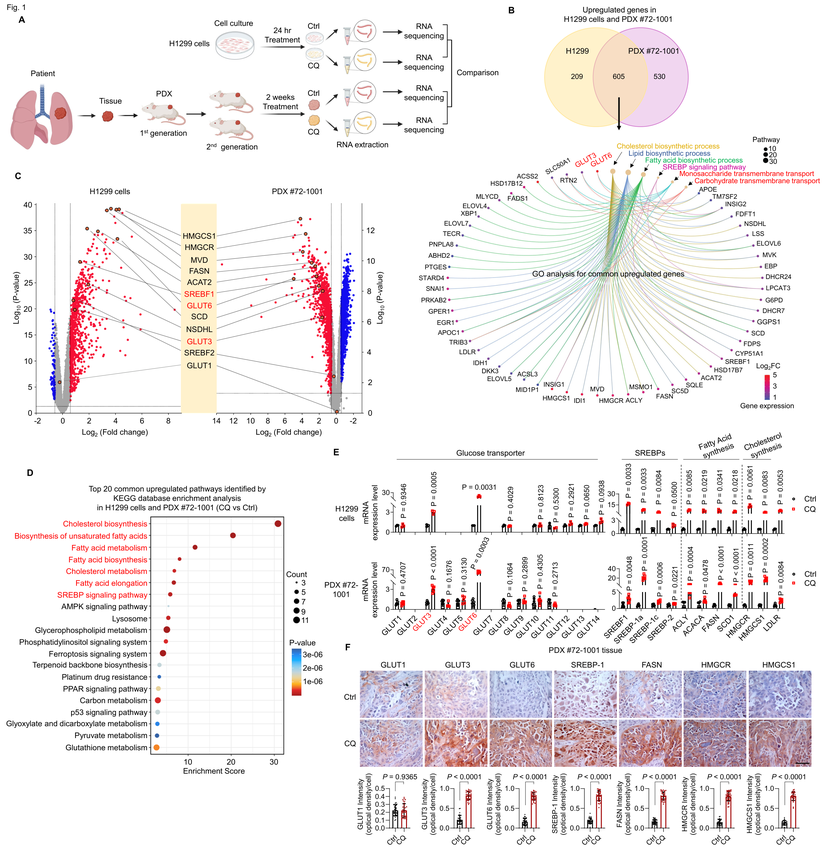
#> input picture test_duplicate_detection/pages/page_001.png, 828 x 852 px, shrunk from 2655 x 2730 before the run
$ python -i wb_lane_normalization.py   (imports and definitions only)   (older library calls are emulated)
#> lines starting #> are read from the running program, lines starting #| are printed output that depends on the picture; after the words box and inside, x2 and y2 are one past the last pixel; in counts of white or black regions, pixels touching at a corner belong together
"""Western blot lane normalization utilities."""
from __future__ import annotations

from dataclasses import dataclass
from typing import List, Optional, Sequence, Tuple

import cv2
import numpy as np


@dataclass
class LaneNormalizationResult:
    """Summary of lane detection and normalization for a panel."""

    is_candidate: bool
    texture_score: float
    rotation_angle: float
    lane_count: int
    lane_regions: List[Tuple[int, int]]
    lines: List[Tuple[int, int, int, int]]
    image_shape: Tuple[int, int]


def compute_vertical_texture_score(gray: np.ndarray) -> float:
    """Measure vertical frequency energy using the Sobel X gradient."""
    sobel = cv2.Sobel(gray, cv2.CV_32F, 1, 0, ksize=3)
    return float(np.mean(np.abs(sobel)))


def _detect_vertical_lines(
    gray: np.ndarray,
    canny_low: int = 30,
    canny_high: int = 100,
    min_length_ratio: float = 0.45,
    max_gap_ratio: float = 0.04,
) -> Tuple[List[Tuple[int, int, int, int]], float]:
    """Detect near-vertical lines using the probabilistic Hough transform."""
    edges = cv2.Canny(gray, canny_low, canny_high, apertureSize=3)
    h, w = gray.shape[:2]
    diag = (h ** 2 + w ** 2) ** 0.5
    min_length = max(int(min(h, w) * min_length_ratio), 40)
    max_gap = max(int(diag * max_gap_ratio), 5)
    lines_p = cv2.HoughLinesP(
        edges,
        rho=1,
        theta=np.pi / 180,
        threshold=max(int(min(h, w) * 0.10), 20),
        minLineLength=min_length,
        maxLineGap=max_gap,
    )

    if lines_p is None:
        return [], 0.0

    vertical_lines: List[Tuple[int, int, int, int]] = []
    angles: List[float] = []

    for line in lines_p.reshape(-1, 4):
        x1, y1, x2, y2 = map(int, line)
        dx = x2 - x1
        dy = y2 - y1
        if dy == 0:
            continue
        angle = np.degrees(np.arctan2(dx, dy))
        if abs(angle) <= 30.0:  # within ±30° of vertical
            vertical_lines.append((x1, y1, x2, y2))
            angles.append(angle)

    if not angles:
        return [], 0.0

    median_angle = float(np.median(angles))
    return vertical_lines, median_angle


def _rotate_image(image: np.ndarray, angle: float) -> np.ndarray:
    """Rotate an image, expanding the canvas to avoid cropping."""
    h, w = image.shape[:2]
    center = (w / 2.0, h / 2.0)
    matrix = cv2.getRotationMatrix2D(center, angle, 1.0)
    cos = abs(matrix[0, 0])
    sin = abs(matrix[0, 1])

    new_w = int((h * sin) + (w * cos))
    new_h = int((h * cos) + (w * sin))

    matrix[0, 2] += (new_w / 2) - center[0]
    matrix[1, 2] += (new_h / 2) - center[1]

    return cv2.warpAffine(
        image,
        matrix,
        (new_w, new_h),
        flags=cv2.INTER_LINEAR,
        borderMode=cv2.BORDER_REPLICATE,
    )


def _extract_lane_regions(
    rotated_gray: np.ndarray,
    min_height_ratio: float = 0.6,
    min_width: int = 10,
) -> List[Tuple[int, int]]:
    """Identify vertical lane regions after rotation."""
    h, w = rotated_gray.shape[:2]
    blurred = cv2.GaussianBlur(rotated_gray, (5, 5), 0)
    thresh = cv2.adaptiveThreshold(
        blurred,
        255,
        cv2.ADAPTIVE_THRESH_MEAN_C,
        cv2.THRESH_BINARY_INV,
        blockSize=31,
        C=8,
    )

    kernel = cv2.getStructuringElement(cv2.MORPH_RECT, (3, max(int(h * 0.08), 15)))
    closed = cv2.morphologyEx(thresh, cv2.MORPH_CLOSE, kernel, iterations=2)

    contours, _ = cv2.findContours(closed, cv2.RETR_EXTERNAL, cv2.CHAIN_APPROX_SIMPLE)

    lane_regions: List[Tuple[int, int]] = []
    min_height = int(h * min_height_ratio)

    for cnt in contours:
        x, y, width, height = cv2.boundingRect(cnt)
        if height < min_height or width < min_width:
            continue
        lane_regions.append((x, x + width))

    if not lane_regions:
        return []

    lane_regions = sorted(lane_regions, key=lambda lr: lr[0])

    merged: List[Tuple[int, int]] = []
    for region in lane_regions:
        if not merged:
            merged.append(region)
            continue
        prev_start, prev_end = merged[-1]
        start, end = region
        if start <= prev_end + 5:
            merged[-1] = (prev_start, max(prev_end, end))
        else:
            merged.append(region)

    return merged


def normalize_wb_panel(
    image_bgr: np.ndarray,
    texture_threshold: float = 12.0,
    min_vertical_lines: int = 1,
) -> Tuple[np.ndarray, LaneNormalizationResult]:
    """Deskew a potential Western blot panel to a canonical orientation."""
    if image_bgr is None:
        raise ValueError("image_bgr must be a valid image array")

    gray = cv2.cvtColor(image_bgr, cv2.COLOR_BGR2GRAY) if image_bgr.ndim == 3 else image_bgr

    texture_score = compute_vertical_texture_score(gray)
    vertical_lines, median_angle = _detect_vertical_lines(gray)

    rotated = _rotate_image(image_bgr, -median_angle) if vertical_lines else image_bgr.copy()
    rotated_gray = cv2.cvtColor(rotated, cv2.COLOR_BGR2GRAY)

    lane_regions = _extract_lane_regions(rotated_gray)
    lane_count = len(lane_regions)

    is_candidate = (
        texture_score >= texture_threshold
        and len(vertical_lines) >= min_vertical_lines
        and lane_count >= 1
    )

    normalized = rotated if is_candidate else image_bgr.copy()

    result = LaneNormalizationResult(
        is_candidate=is_candidate,
        texture_score=texture_score,
        rotation_angle=-median_angle if vertical_lines else 0.0,
        lane_count=lane_count,
        lane_regions=[(int(a), int(b)) for a, b in lane_regions],
        lines=[tuple(map(int, line)) for line in vertical_lines],
        image_shape=normalized.shape[:2],
    )

    return normalized, result


# [74 lines left out: functions compute_lane_profiles, dynamic_time_warping_distance, lane_profile_set_distance, not called in this run]

>>> import cv2
>>> picture = cv2.imread('test_duplicate_detection/pages/page_001.png')
#> picture is the input picture: shape (852, 828, 3); mean B, G, R 237.3, 236.4, 240.3
>>> result = normalize_wb_panel(picture)
#> in compute_vertical_texture_score, `sobel = cv2.Sobel(gray, cv2.CV_32F, 1, 0, ksize=3)`:
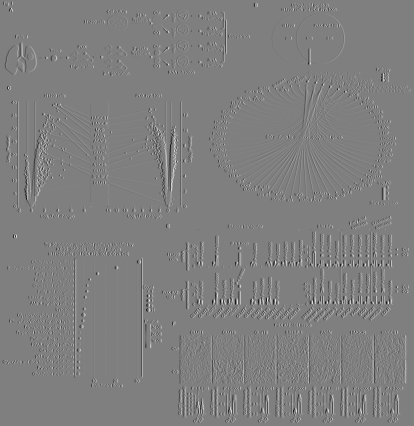
#> sobel: shape (852, 828) float32 (shown at 1/2 size); min -1020, max 1015, mean 0; drawn with min black and max white
#> in normalize_wb_panel, `texture_score = compute_vertical_texture_score(gray)`: texture_score = 46.99
#> in _detect_vertical_lines, `edges = cv2.Canny(gray, canny_low, canny_high, apertureSize=3)`:
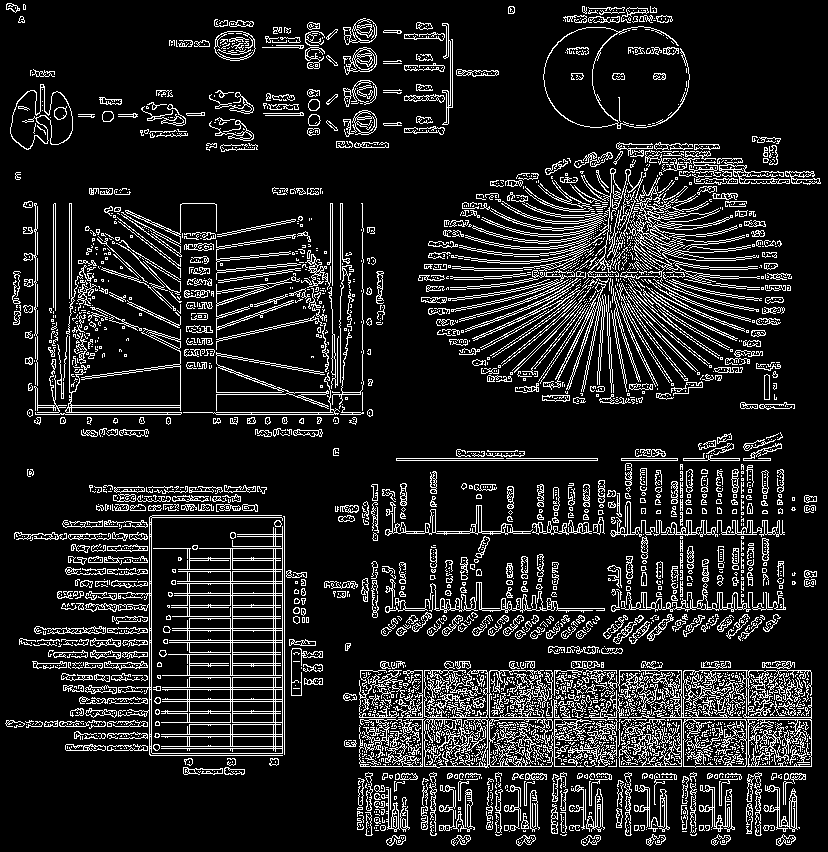
#> edges: shape (852, 828); 13.4% white in thin lines or dots
#> in _detect_vertical_lines, `lines_p = cv2.HoughLinesP( edges, rho=1, theta=np.pi / 180, threshold=..`: lines_p = 171 rows, first 6: [360, 719, 810, 719], [360, 766, 811, 766], [149, 670, 810, 670], [360, 687, 811, 687], [359, 717, 811, 717], [360, 722, 811, 722]
#> the loop in _detect_vertical_lines, `for line in lines_p.reshape(-1, 4):` made 171 passes
#> (x1, y1, x2, y2, dx, dy) on passes 1 to 3: (360, 719, 810, 719, 450, 0), (360, 766, 811, 766, 451, 0), (149, 670, 810, 670, 661, 0)
#> after the loop in _detect_vertical_lines, `for line in lines_p.reshape(-1, 4):`: angles = [1.01, 4.03]; vertical_lines = [(643, 449, 650, 845), (628, 284, 666, 824)]
#> in _detect_vertical_lines, `median_angle = float(np.median(angles))`: median_angle = 2.52
#> in normalize_wb_panel, `vertical_lines, median_angle = _detect_vertical_lines(gray)`: vertical_lines = [(643, 449, 650, 845), (628, 284, 666, 824)]; median_angle = 2.52
#> in _rotate_image, `new_w = int((h * sin) + (w * cos))`: new_w = 864
#> in _rotate_image, `new_h = int((h * cos) + (w * sin))`: new_h = 887
#> in normalize_wb_panel, `rotated_gray = cv2.cvtColor(rotated, cv2.COLOR_BGR2GRAY)`:
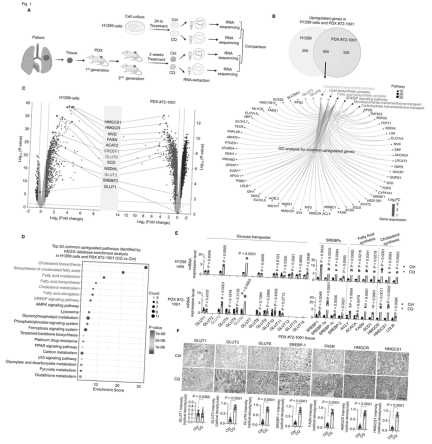
#> rotated_gray: shape (887, 864) (shown at 1/2 size); min 0, max 255, mean 239.1
#> in _extract_lane_regions, `thresh = cv2.adaptiveThreshold( blurred, 255, cv2.ADAPTIVE_THRESH_MEAN..`:
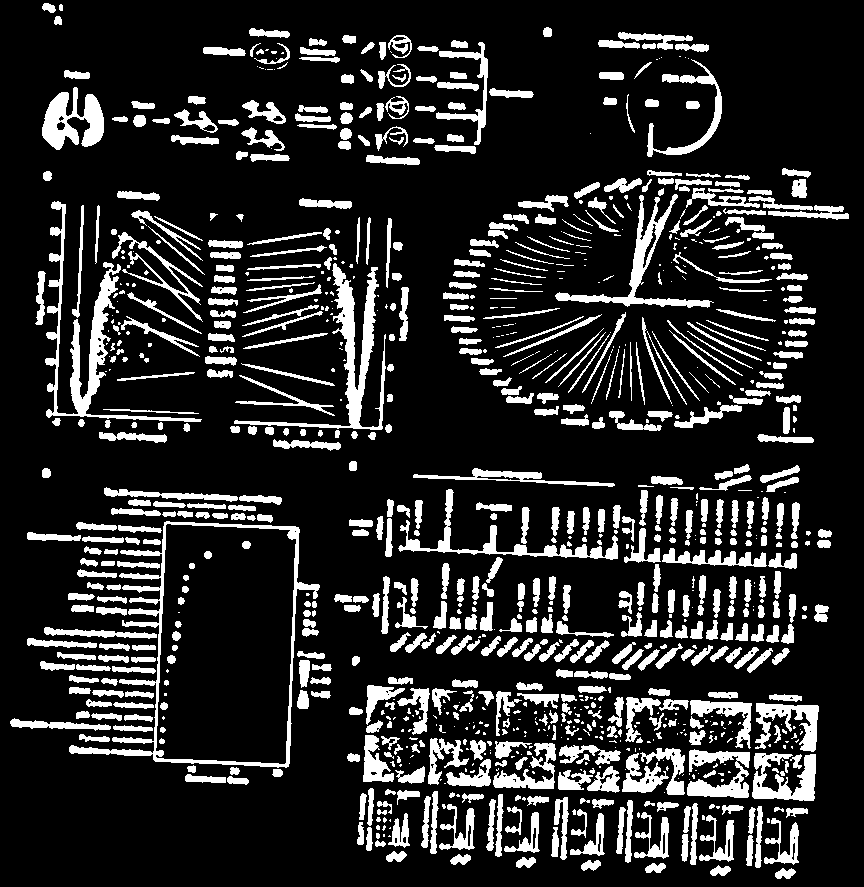
#> thresh: shape (887, 864); 16.6% white; 1023 white regions (369 under 20 px), largest, box (x1, y1, x2, y2) and area: (69, 521, 320, 768) 4596, (45, 201, 202, 422) 4215, (234, 263, 386, 430) 3718
#> in _extract_lane_regions, `kernel = cv2.getStructuringElement(cv2.MORPH_RECT, (3, max(int(h * 0.0..`: kernel = 70 rows, first 8: [1, 1, 1], [1, 1, 1], [1, 1, 1], [1, 1, 1], [1, 1, 1], [1, 1, 1], [1, 1, 1], [1, 1, 1]
#> in _extract_lane_regions, `closed = cv2.morphologyEx(thresh, cv2.MORPH_CLOSE, kernel, iterations=2)`:
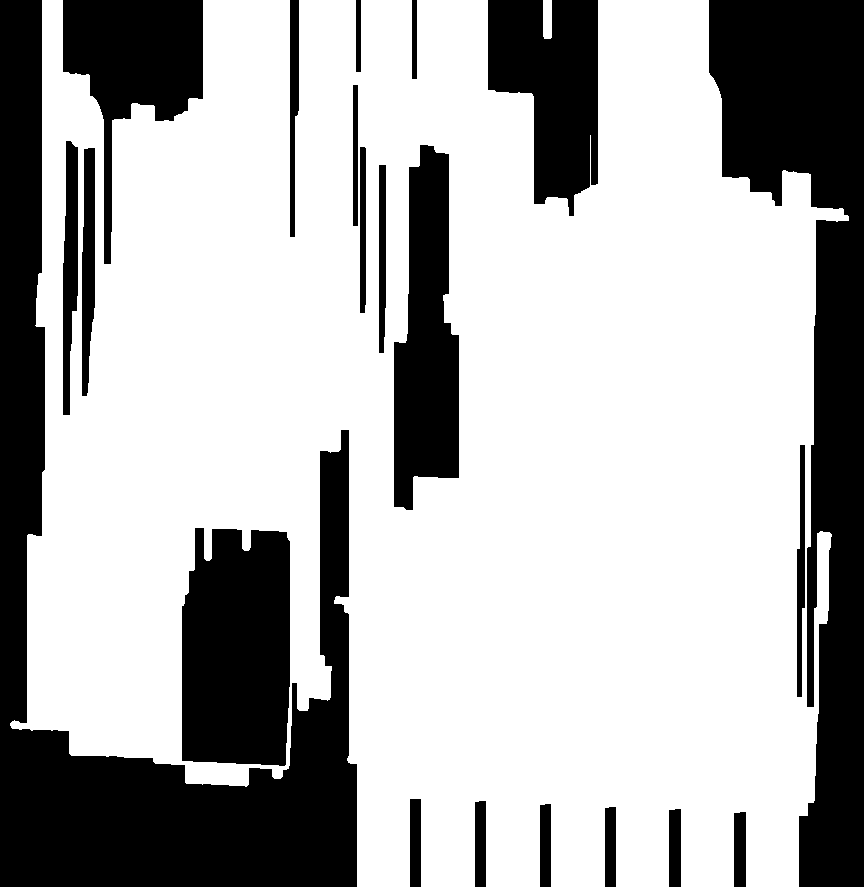
#> closed: shape (887, 864); 69.1% white; 21 black regions
#> in _extract_lane_regions, `contours, _ = cv2.findContours(closed, cv2.RETR_EXTERNAL, cv2.CHAIN_AP..`: contours = 2 contours; box (x1, y1, x2, y2) and area: (10, 0, 849, 887) 576420, (543, 0, 552, 39) 302
#> in _extract_lane_regions, `min_height = int(h * min_height_ratio)`: min_height = 532
#> the loop in _extract_lane_regions, `for cnt in contours:` made 2 passes
#> (x, y, width, height) on passes 1 to 2: (543, 0, 9, 39), (10, 0, 839, 887)
#> after the loop in _extract_lane_regions, `for cnt in contours:`: lane_regions = [(10, 849)]
#> the loop in _extract_lane_regions, `for region in lane_regions:` made 1 pass
#> in normalize_wb_panel, `lane_count = len(lane_regions)`: lane_count = 1
#> in normalize_wb_panel, `is_candidate = ( texture_score >= texture_threshold and len(vertical_l..`: is_candidate = True

$ run again, on test_duplicate_detection/pages/page_002.png
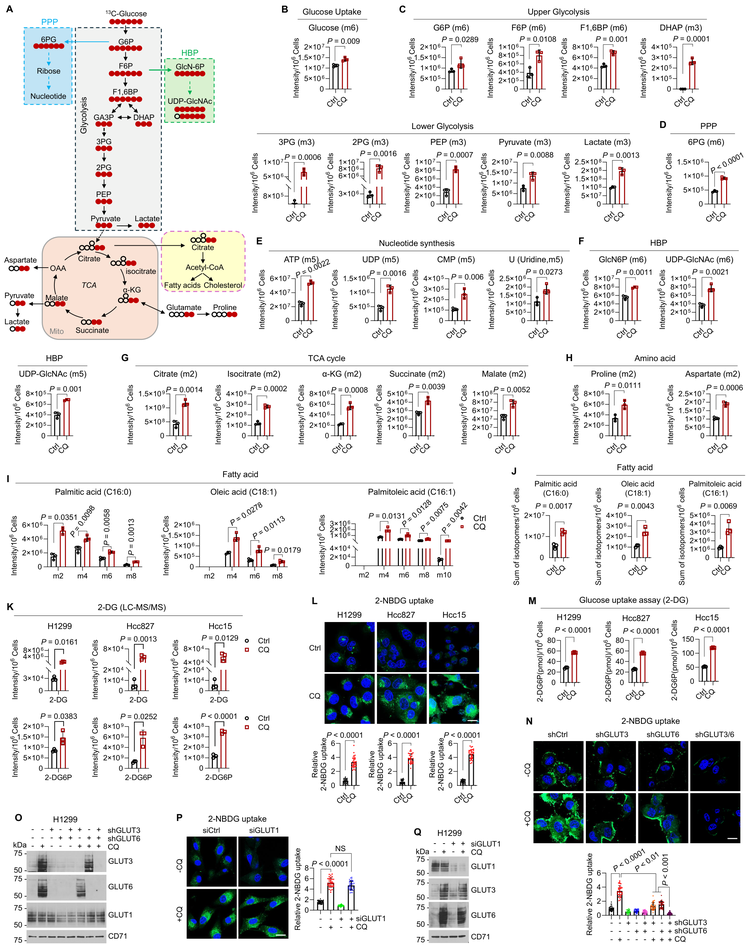
#> input picture test_duplicate_detection/pages/page_002.png, 746 x 945 px, shrunk from 2250 x 2850 before the run
#> picture is the input picture: shape (945, 746, 3); mean B, G, R 223.1, 223.2, 223.7
#> texture_score = 64.71
#> in _detect_vertical_lines, `edges = cv2.Canny(gray, canny_low, canny_high, apertureSize=3)`:
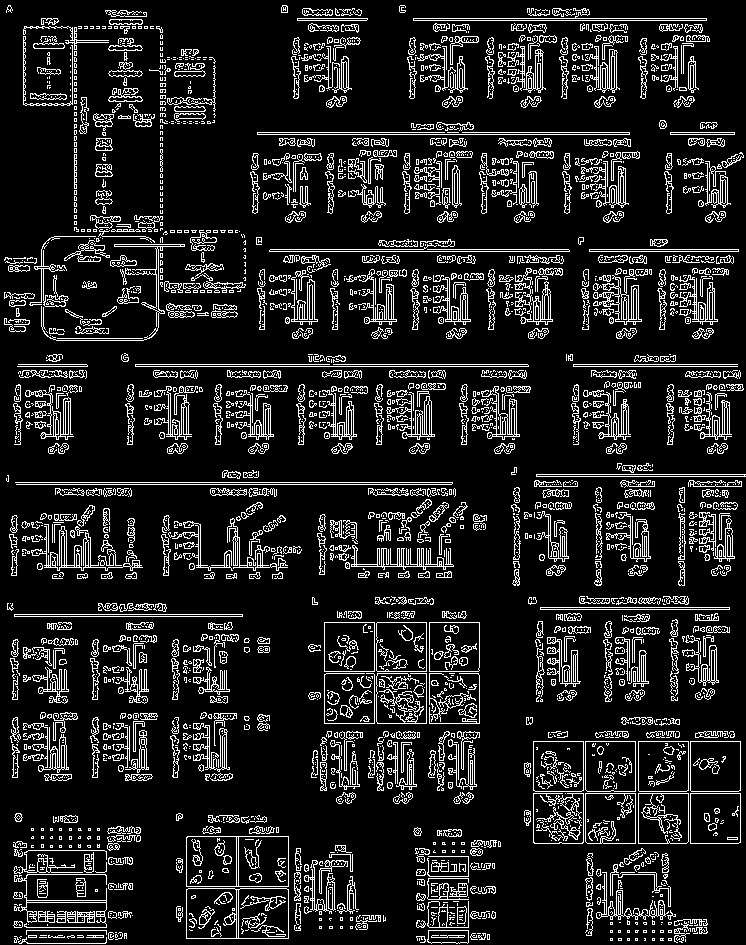
#> edges: shape (945, 746); 12.8% white in thin lines or dots
#> lines_p = 142 rows, first 6: [17, 366, 737, 366], [15, 482, 452, 482], [18, 364, 737, 364], [156, 249, 738, 249], [244, 251, 738, 251], [257, 132, 734, 132]
#> the loop in _detect_vertical_lines, `for line in lines_p.reshape(-1, 4):` made 142 passes
#> (x1, y1, x2, y2, dx, dy, angle) on passes 11, 13, 14, 15, 17, 18, 19, 20: (613, 26, 639, 793, 26, 767, 1.94), (608, 38, 632, 722, 24, 684, 2.01), (398, 425, 454, 31, 56, -394, 171.9), (660, 919, 688, 371, 28, -548, 177.1), (129, 914, 129, 224, 0, -690, 180), (130, 779, 523, 386, 393, -393, 135), (332, 788, 505, 140, 173, -648, 165.1), (39, 943, 64, 236, 25, -707, 178)
#> after the loop in _detect_vertical_lines, `for line in lines_p.reshape(-1, 4):`: angles = 28 values, max 24.05 at index 16, min 1.06 at index 21, mean 5.64; vertical_lines = 28 items, first 6: (613, 26, 639, 793), (608, 38, 632, 722), (618, 140, 639, 724), (586, 269, 621, 940), (612, 383, 639, 915), (548, 474, 567, 838)
#> in _detect_vertical_lines, `median_angle = float(np.median(angles))`: median_angle = 3
#> new_w = 794
#> new_h = 982
#> thresh: shape (982, 794); 20.8% white; 1032 white regions (319 under 20 px), largest, box (x1, y1, x2, y2) and area: (590, 824, 641, 875) 1972, (444, 643, 496, 696) 1952, (695, 829, 747, 881) 1951
#> kernel = 78 rows, first 8: [1, 1, 1], [1, 1, 1], [1, 1, 1], [1, 1, 1], [1, 1, 1], [1, 1, 1], [1, 1, 1], [1, 1, 1]
#> in _extract_lane_regions, `closed = cv2.morphologyEx(thresh, cv2.MORPH_CLOSE, kernel, iterations=2)`:
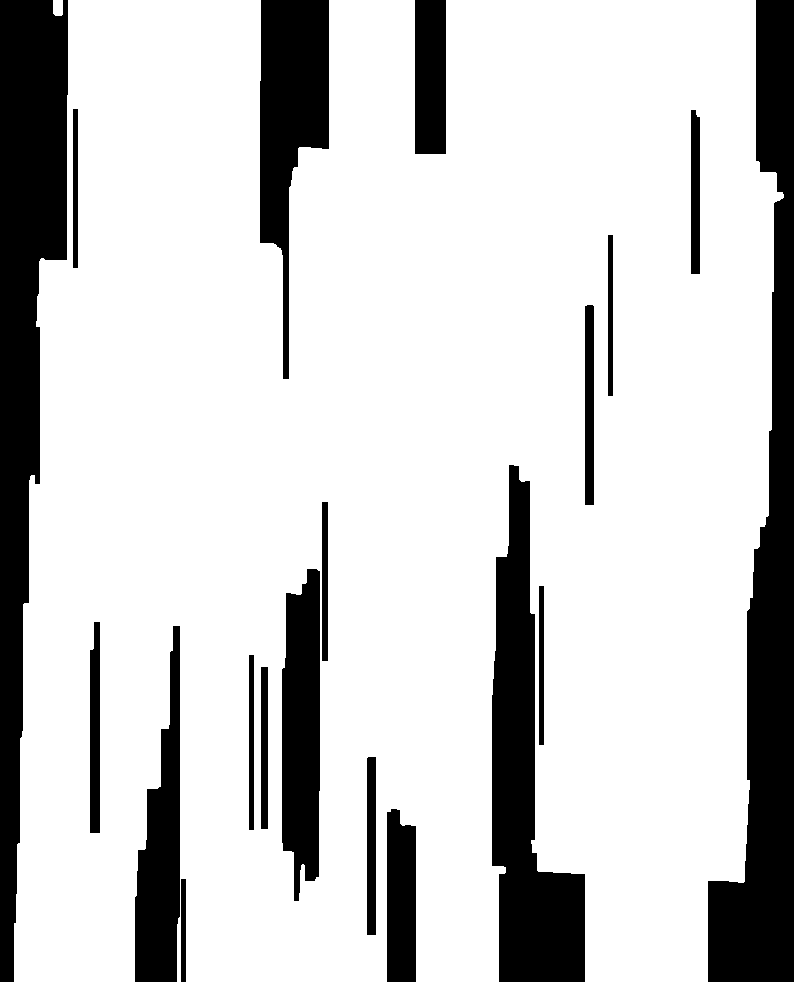
#> closed: shape (982, 794); 80% white; 19 black regions
#> contours = 2 contours; box (x1, y1, x2, y2) and area: (14, 0, 784, 982) 642682, (53, 0, 63, 16) 132
#> min_height = 589
#> the loop in _extract_lane_regions, `for cnt in contours:` made 2 passes
#> (x, y, width, height) on passes 1 to 2: (14, 0, 770, 982), (53, 0, 10, 16)
#> after the loop in _extract_lane_regions, `for cnt in contours:`: lane_regions = [(14, 784)]
#> the loop in _extract_lane_regions, `for region in lane_regions:` made 1 pass
#> lane_count = 1
#> is_candidate = True
